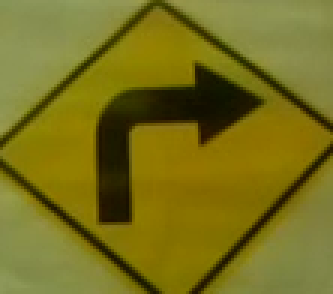
#> input picture images/right_turn_real.png, 111 x 98 px, found by its file name (shown 3 times larger)
$ python opencv.py   (Python 2 division)
#> lines starting #> are read from the running program, lines starting #| are printed output that depends on the picture; after the words box and inside, x2 and y2 are one past the last pixel; in counts of white or black regions, pixels touching at a corner belong together
import cv2
import numpy as np

im = cv2.imread('/home/bumho/catkin_ws/src/comprobo15/computer_vision/images/right_turn_real.png', 1)
#> im is the input picture: shape (98, 111, 3); mean B, G, R 27.2, 112.2, 119.9
cv2.imshow("im", im)
hsv = cv2.cvtColor(im, cv2.COLOR_BGR2HSV)
#> hsv: shape (98, 111, 3); mean H, S, V 28.1, 205.4, 121.6


lower_yellow = np.uint8([15, 162, 78])
upper_yellow = np.uint8([37, 255, 255])

mask = cv2.inRange(hsv, lower_yellow, upper_yellow)
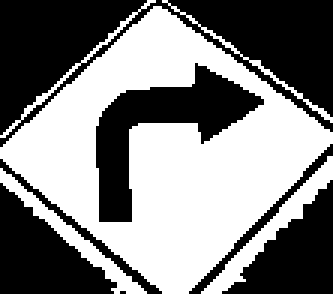
#> mask: shape (98, 111) (shown 3 times larger); 51.2% white; 7 black regions (1 under 20 px)

(cnts, _) = cv2.findContours(mask.copy(), cv2.RETR_EXTERNAL, cv2.CHAIN_APPROX_SIMPLE)
#> cnts = 5 contours; box (x1, y1, x2, y2) and area: (0, 2, 111, 98) 5673, (67, 52, 111, 98) 272, (0, 56, 49, 98) 223, (0, 0, 52, 46) 46, (54, 0, 111, 41) 38
center_x , center_y = 0, 0

moments = cv2.moments(mask)
#> moments = moments, m00 1420350, centre m10/m00, m01/m00 = (55.89, 53.17)
if moments['m00'] != 0:
    center_x, center_y = moments['m10']/moments['m00'], moments['m01']/moments['m00']
#> center_x = 55.89; center_y = 53.17
imgray = cv2.cvtColor(im,cv2.COLOR_BGR2GRAY)
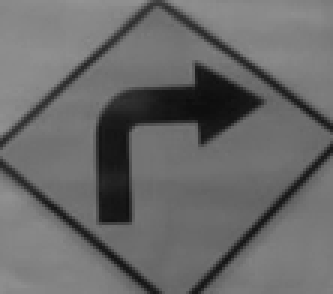
#> imgray: shape (98, 111) (shown 3 times larger); min 13, max 147, mean 104.8

maxM = 0
maxC = 0
x,y = 0, 0
for c in cnts:
	m = cv2.moments(c)
	if m['m00'] != 0:
		if maxM < m['m00']:
			maxM = m['m00']
			maxC = c
			x,y = int(m['m10']/m['m00']), int(m['m01']/m['m00'])
#> this loop made 5 passes
#> (maxM, x, y) on passes 1 to 3: (223, 23, 78), (272, 90, 75), (5673, 55, 49)
#> after the loop, maxC = contour of 68 points, box (x1, y1, x2, y2) (0, 2, 111, 98), area 5673; maxM = 5673; x = 55; y = 49

leftmost = tuple(maxC[maxC[:,:,0].argmin()][0])
#> leftmost = (0, 49)
rightmost = tuple(maxC[maxC[:,:,0].argmax()][0])
#> rightmost = (110, 47)
topmost = tuple(maxC[maxC[:,:,1].argmin()][0])
#> topmost = (51, 2)
bottommost = tuple(maxC[maxC[:,:,1].argmax()][0])
#> bottommost = (54, 97)
width = rightmost[0] - leftmost[0]
#> width = 110
height = bottommost[1] - topmost[1]
#> height = 95
xr, yr = x - width/2, y - height/2
#> xr = 0; yr = 2
out = im[ yr:yr + height, xr: xr + width ]
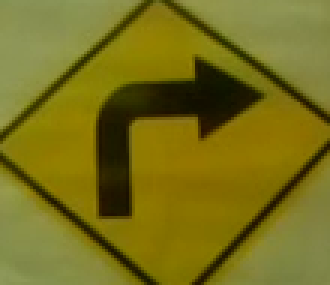
#> out: shape (95, 110, 3) (shown 3 times larger); mean B, G, R 25.7, 111.4, 119.5
cv2.imshow("out", out)

cv2.waitKey(0)
cv2.destroyAllWindows()

$ run again, with images/left_turn_check.png copied over images/right_turn_real.png
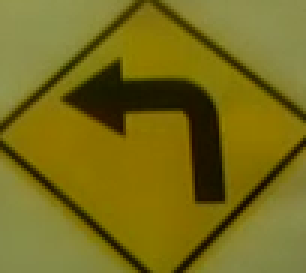
#> input picture images/left_turn_check.png, 102 x 91 px, found by its file name (shown 3 times larger)
#> im is the input picture: shape (91, 102, 3); mean B, G, R 26.1, 108.8, 119.7
#> hsv: shape (91, 102, 3); mean H, S, V 26.8, 206.9, 120.3
#> `mask = cv2.inRange(hsv, lower_yellow, upper_yellow)`:
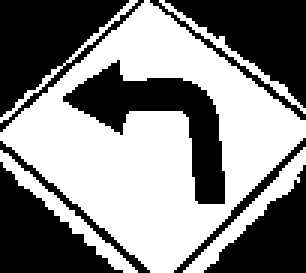
#> mask: shape (91, 102) (shown 3 times larger); 52.4% white; 8 black regions
#> cnts = 5 contours; box (x1, y1, x2, y2) and area: (0, 0, 102, 91) 4862, (61, 49, 102, 91) 228, (0, 50, 46, 91) 206, (53, 0, 102, 38) 86, (0, 0, 46, 41) 52
#> moments = moments, m00 1241085, centre m10/m00, m01/m00 = (51.37, 48.07)
#> center_x = 51.37; center_y = 48.07
#> the loop `for c in cnts:` made 5 passes
#> (maxM, x, y) on passes 1, 2, 4: (205.5, 21, 71), (227.5, 83, 70), (4861.5, 51, 45)
#> after the loop `for c in cnts:`: maxC = contour of 56 points, box (x1, y1, x2, y2) (0, 0, 102, 91), area 4862; maxM = 4861.5; x = 51; y = 45
#> leftmost = (0, 44)
#> rightmost = (101, 45)
#> topmost = (48, 0)
#> bottommost = (50, 90)
#> width = 101
#> height = 90
#> xr = 1; yr = 0
#> `out = im[ yr:yr + height, xr: xr + width ]`:
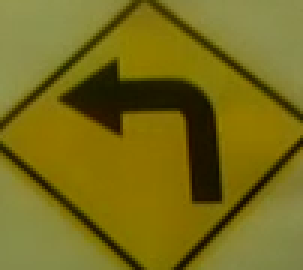
#> out: shape (90, 101, 3) (shown 3 times larger); mean B, G, R 25.4, 108.5, 119.6
